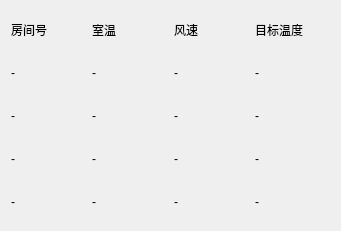
  <widget class="QWidget" name="verticalLayoutWidget_5">
   <property name="geometry">
    <rect>
     <x>50</x>
     <y>150</y>
     <width>341</width>
     <height>231</height>
    </rect>
   </property>
   <layout class="QVBoxLayout" name="verticalLayout">
    <item>
     <layout class="QGridLayout" name="default2">
      <item row="5" column="4">
       <widget class="QLabel" name="label_9">
        <property name="text">
         <string>-</string>
        </property>
       </widget>
      </item>
      <item row="4" column="3">
       <widget class="QLabel" name="label_4">
        <property name="text">
         <string>房间号</string>
        </property>
       </widget>
      </item>
      <item row="7" column="3">
       <widget class="QLabel" name="r3">
        <property name="text">
         <string>-</string>
        </property>
       </widget>
      </item>
      <item row="6" column="3">
       <widget class="QLabel" name="r2">
        <property name="text">
         <string>-</string>
        </property>
       </widget>
      </item>
      <item row="5" column="5">
       <widget class="QLabel" name="s1">
        <property name="text">
         <string>-</string>
        </property>
       </widget>
      </item>
      <item row="4" column="5">
       <widget class="QLabel" name="label_6">
        <property name="text">
         <string>风速</string>
        </property>
       </widget>
      </item>
      <item row="5" column="3">
       <widget class="QLabel" name="r1">
        <property name="layoutDirection">
         <enum>Qt::LeftToRight</enum>
        </property>
        <property name="text">
         <string>-</string>
        </property>
       </widget>
      </item>
      <item row="5" column="6">
       <widget class="QLabel" name="label_11">
        <property name="text">
         <string>-</string>
        </property>
       </widget>
      </item>
      <item row="4" column="6">
       <widget class="QLabel" name="label_7">
        <property name="text">
         <string>目标温度</string>
        </property>
       </widget>
      </item>
      <item row="4" column="4">
       <widget class="QLabel" name="label_5">
        <property name="text">
         <string>室温</string>
        </property>
       </widget>
      </item>
      <item row="8" column="3">
       <widget class="QLabel" name="r4">
        <property name="text">
         <string>-</string>
        </property>
       </widget>
      </item>
      <item row="6" column="4">
       <widget class="QLabel" name="label_15">
        <property name="text">
         <string>-</string>
        </property>
       </widget>
      </item>
      <item row="7" column="4">
       <widget class="QLabel" name="label_16">
        <property name="text">
         <string>-</string>
        </property>
       </widget>
      </item>
      <item row="8" column="4">
       <widget class="QLabel" name="label_17">
        <property name="text">
         <string>-</string>
        </property>
       </widget>
      </item>
      <item row="6" column="5">
       <widget class="QLabel" name="s2">
        <property name="text">
         <string>-</string>
        </property>
       </widget>
      </item>
      <item row="7" column="5">
       <widget class="QLabel" name="s3">
        <property name="text">
         <string>-</string>
        </property>
       </widget>
      </item>
      <item row="8" column="5">
       <widget class="QLabel" name="s4">
        <property name="text">
         <string>-</string>
        </property>
       </widget>
      </item>
      <item row="8" column="6">
       <widget class="QLabel" name="label_21">
        <property name="text">
         <string>-</string>
        </property>
       </widget>
      </item>
      <item row="7" column="6">
       <widget class="QLabel" name="label_22">
        <property name="text">
         <string>-</string>
        </property>
       </widget>
      </item>
      <item row="6" column="6">
       <widget class="QLabel" name="label_23">
        <property name="text">
         <string>-</string>
        </property>
       </widget>
      </item>
     </layout>
    </item>
   </layout>
  </widget>
